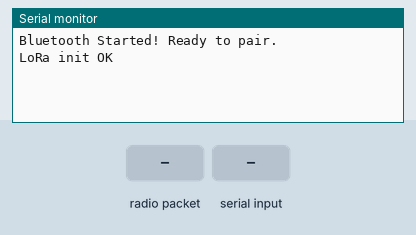
Bench run of a program on a simulated ESP32. Parts: the last lines printed to the serial monitor. Inputs (shaded band) come from the test bench. No radio packets arrive unless stated; nothing arrives over Bluetooth unless stated.

Above: at 1.2 s.
1.3 s: radio packet "1" arrives
At 2.0 s:
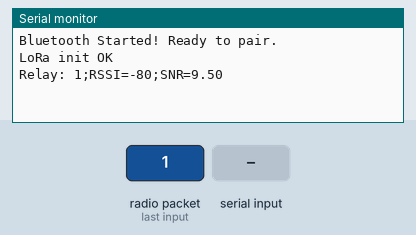
2.8 s: "1\n" received over the second serial link
At 4.0 s:
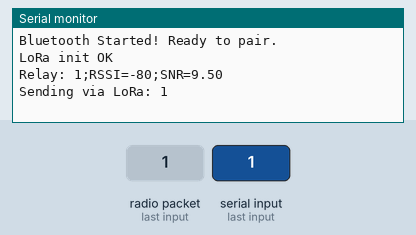
4.3 s: radio packet "0" arrives
At 5.5 s:
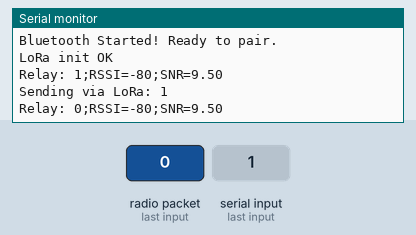
5.8 s: "0\n" received over the second serial link
At 6.6 s:
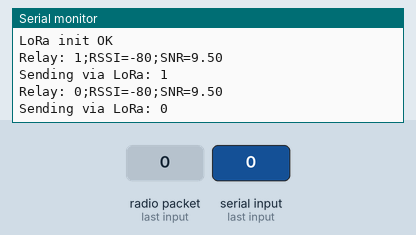

The program:

main.cpp
```cpp
// [File: alynxneko/greenhouse-esp/Greenhouse-ESP-ce21ed56fcbaa14510252b1a6bbbb5005a9de09e/test_lora_gateway_node/src/main.cpp]
#include <Arduino.h>
#include <SPI.h>
#include <LoRa.h>
#include "BluetoothSerial.h"
#include <deque> // Include for buffer

#define LORA_CS   5
#define LORA_RST  14
#define LORA_DIO0 26

BluetoothSerial SerialBT;

// Buffer for offline data (max 50 lines to save RAM)
std::deque<String> offlineBuffer;
const int MAX_BUFFER_SIZE = 50;

void setup() {
  Serial.begin(115200);

  SerialBT.begin("Greenhouse_Gateway");
  Serial.println("Bluetooth Started! Ready to pair.");

  LoRa.setPins(LORA_CS, LORA_RST, LORA_DIO0);
  if (!LoRa.begin(433E6)) {
    Serial.println("LoRa init failed!");
    while (1);
  }
  LoRa.setTxPower(20);
  LoRa.setSpreadingFactor(10);
  LoRa.setSignalBandwidth(125E3);
  LoRa.setCodingRate4(5);
  LoRa.enableCrc();
  LoRa.receive();
  Serial.println("LoRa init OK");
}

void loop() {
  // --- 1. Check BT Connection & Sync ---
  if (SerialBT.hasClient()) {
    // If we have data buffered, dump it to the phone
    if (!offlineBuffer.empty()) {
      Serial.println("Syncing offline data...");
      while (!offlineBuffer.empty()) {
        SerialBT.println(offlineBuffer.front());
        offlineBuffer.pop_front();
        delay(1300); // Small delay to not flood BT
      }
    }
  }

  // --- 2. Bluetooth -> LoRa ---
  if (SerialBT.available()) {
    String cmd = SerialBT.readStringUntil('\n');
    cmd.trim();
    Serial.println("Sending via LoRa: " + cmd);
    if (cmd.length() > 0) {
      LoRa.beginPacket();
      LoRa.print(cmd);
      LoRa.endPacket();
      LoRa.receive();
    }
  }

  // --- 3. LoRa -> Gateway -> (BT or Buffer) ---
  int packetSize = LoRa.parsePacket();
  if (packetSize) {
    String msg = "";
    while (LoRa.available()) {
      msg += (char)LoRa.read();
    }
    msg.trim();

    if (msg.length() > 0) {
      int rssi = LoRa.packetRssi();
      float snr = LoRa.packetSnr();
      msg += ";RSSI=" + String(rssi);
      msg += ";SNR=" + String(snr, 2);

      Serial.println("Relay: " + msg);

      if (SerialBT.hasClient()) {
        SerialBT.println(msg);
      } else {
        // Save to buffer if offline
        if (offlineBuffer.size() >= MAX_BUFFER_SIZE) {
          offlineBuffer.pop_front(); // Remove oldest
        }
        offlineBuffer.push_back(msg);
        Serial.println("Buffered offline message.");
      }
    }
  }
}
```

Measured:
- after the input at 1.3 s, the serial monitor: prints a new line at once (image 1)
- after the input at 2.8 s, the serial monitor: prints a new line at once (image 2)
- after the input at 4.3 s, the serial monitor: prints a new line at once (image 3)
- after the input at 5.8 s, the serial monitor: prints a new line at once (image 4)
